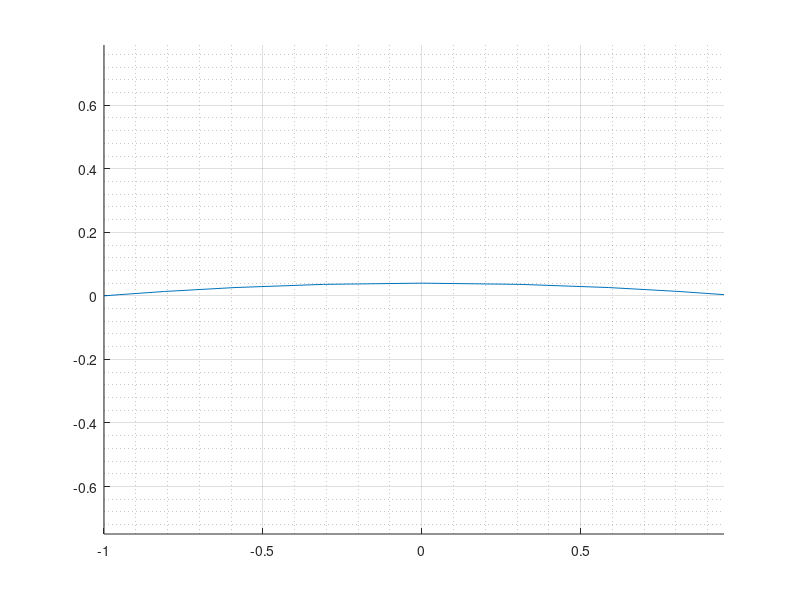

Reproduce this figure in MATLAB.
clear
close all
clc

%% Geometry

% angle of attack
alpha = asin(0/(2*pi));

vinf = [cos(alpha); 0; sin(alpha)];
uinf = vinf(1);
winf = vinf(3);

% chordwise vortices
m = 10;

% camberline coeffs
b = [0.1]/(pi);

% thickness coeffs (sadly unstable when simultaneous)
t = 0*[0.1];

%% Lattice

% Quadrature points (vortices and sources)
xiQ = cos((m:-1:1)/m * pi);
wiQ = [0.5, ones(1,m-1)].*(1-xiQ)*pi/m;

% collocation points
xiC = cos((2*(m-1:-1:0)+1)/(2*m) * pi);
wiC = (1-xiC)*pi/m;

%% thickness and camber

nCk = @(n, k) gamma(n+1)./(gamma(k+1).*gamma(n-k+1));
B = @(x, n, k) nCk(n, k)./(2.^n) .* (1+x).^k .* (1-x).^(n-k);

C = @(x, c1, c2) (1+x).^(c1) .* (1-x).^(c2);

t = t/1.5^1.5/0.5^0.5*2;

tfun = @(x) t*B(x, length(t)-1, (0:length(t)-1)').*C(x, 0.5, 1.5);
zfun = @(x) b*B(x, length(b)-1, (0:length(b)-1)').*C(x, 1, 1);

h = 1e-4;
dtfun = @(x) 1/h * (-3/2*tfun(x) + 2*tfun(x+h) - 1/2*tfun(x+2*h));
dzfun = @(x) 1/h * (zfun(x+h/2) - zfun(x-h/2));

Ufun = @(x) zfun(x) + tfun(x)/2;
Lfun = @(x) zfun(x) - tfun(x)/2;

dUfun = @(x) 1/h * (-3/2*Ufun(x) + 2*Ufun(x+h) - 1/2*Ufun(x+2*h));
dLfun = @(x) 1/h * (-3/2*Lfun(x) + 2*Lfun(x+h) - 1/2*Lfun(x+2*h));

nU = [-dUfun(xiC); ones(1,m)];
nL = [dLfun(xiC); -ones(1,m)];

nG = [-dzfun(xiC); zeros(1,m); ones(1,m)];
nS = [-dtfun(xiC)./sqrt((1-xiC)./(1+xiC)); zeros(1,m); zeros(1,m)];

V = 1./(xiC'-xiQ)/(2*pi);

bG = sin(alpha)+cos(alpha)*nG(1,:)';
% bS = nS(1,:)';

% G = V\b;
% G = V\bG;
G = V\bG;
% G = real(X);
% S = imag(X);

N = sum(G)*cos(alpha);
T = -dzfun(xiQ)*(G)*cos(alpha) - (m*G(1))^2/(2*pi);
DL = [cos(alpha), 0, sin(alpha); 0, 0, 0; -sin(alpha), 0, cos(alpha)]*[T; 0; N]

figure
hold on
axis equal
grid on
grid minor

plot(xiQ, G)
% plot(xiQ, S)

% fplot(Ufun, [-1, 1])
% fplot(zfun, [-1, 1])
% fplot(Lfun, [-1, 1])
% quiver(xiC, Ufun(xiC), nU(1,:), nU(2,:))
% quiver(xiC, Lfun(xiC), nL(1,:), nL(2,:))
% quiver(xiC, zeros(1,m), nU(1,:)-nL(1,:), nU(2,:)-nL(2,:))
% quiver(xiC, zeros(1,m), nU(1,:)+nL(1,:), nU(2,:)+nL(2,:))
% quiver(xiC, zeros(1,m), -dzfun(xiC), ones(1,m))
% quiver(xiC, zeros(1,m), -dtfun(xiC), zeros(1,m))


